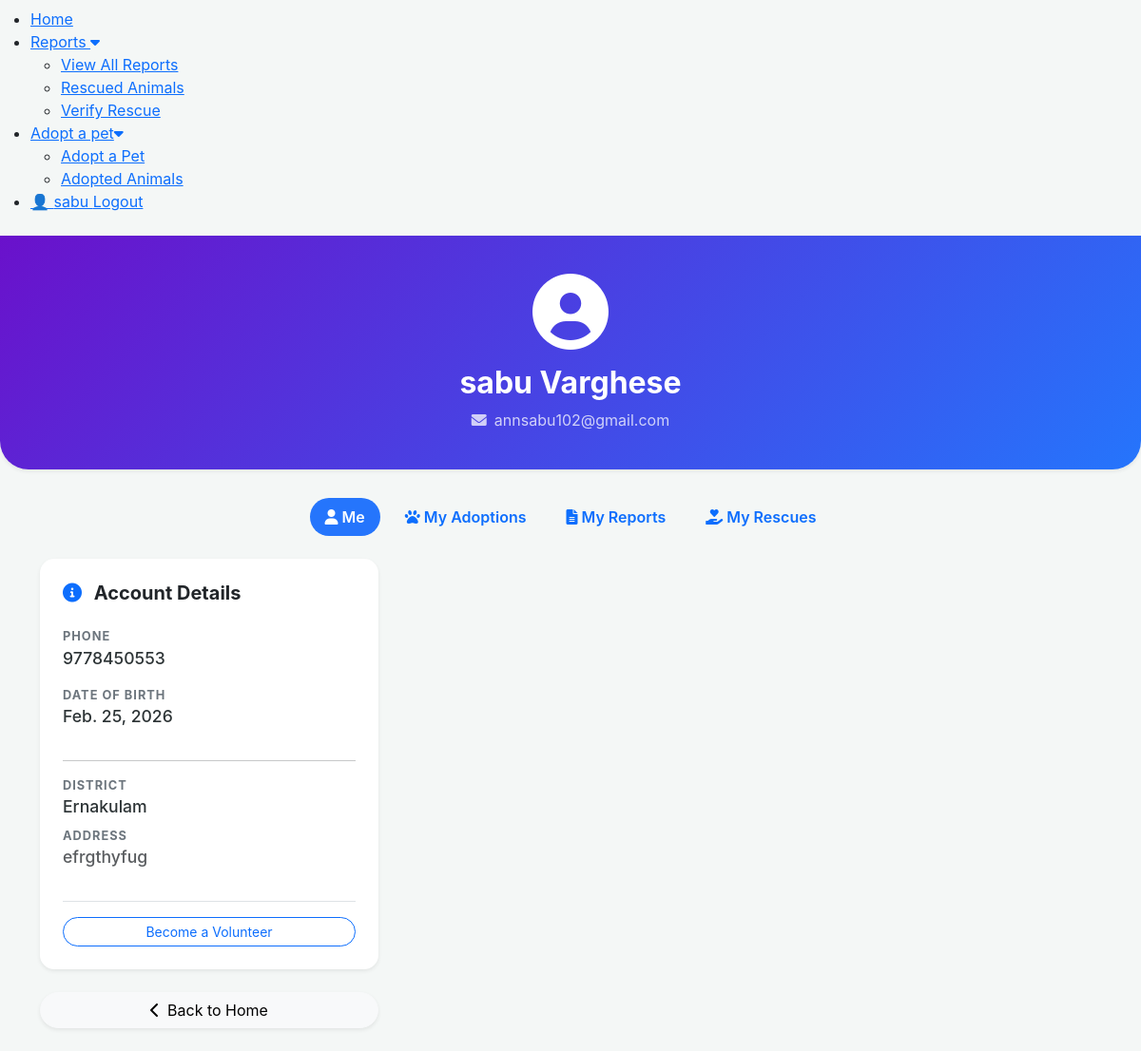
/profile/ (signed in), run on the app's committed database.
### App/models.py (models this page shows, shortened)
class Profile(models.Model):
    user = models.OneToOneField(User, on_delete=models.CASCADE, related_name='profile')
    full_name = models.CharField(max_length=150)
    is_volunteer = models.BooleanField(default=False)
    is_volunteer_pending = models.BooleanField(default=False)
    phone = models.CharField(max_length=15)
    dob = models.DateField(verbose_name="Date of Birth")
    district = models.CharField(max_length=100)
    local_body = models.CharField(
        max_length=100,
        help_text="Name of the Panchayat or Municipality"
    )
    ward_no = models.CharField(max_length=10)
    house_no = models.CharField(max_length=50)
    address = models.TextField(help_text="Full house address/landmark")

### App/views.py (the view)
# urls.py: path('profile/', views.UserProfile, name='UserProfile'),
def UserProfile(request):
    profile = request.user.profile
    user_applications = AdoptionApplication.objects.filter(
        applicant_email=request.user.email
    )
    my_reports = ReportSubmit.objects.filter(
        user=request.user
    ).order_by("-created_at")
    my_rescues = ReportSubmit.objects.filter(
        claimed_by=request.user,
        status="rescued"
    ).order_by("-verified_at")
    return render(request, 'UserProfile.html', {
        "profile": profile,
        "user_applications": user_applications,
        "my_reports": my_reports,
        "my_rescues": my_rescues,
    })

### App/templates/UserProfile.html (shortened to what this page needs)
{% load static %}
{% load static %}
<!DOCTYPE html>
<html lang="en">
<head>
    <link href="https://cdn.jsdelivr.net/npm/bootstrap@5.3.0/dist/css/bootstrap.min.css" rel="stylesheet">
    <link rel="stylesheet" href="https://cdnjs.cloudflare.com/ajax/libs/font-awesome/6.0.0/css/all.min.css">
</head>
<body>
    <nav class="navbar">
        <div class="nav-container">
            <ul class="nav-menu">
                <li><a href="{% url 'Home' %}" class="active">Home</a></li>
                <li class="has-dropdown">
                    <a href="#">Reports <i class="fas fa-caret-down"></i></a>
                    <ul class="dropdown">
                        <li><a href="{% url 'ReportList' %}">View All Reports</a></li>
                        <li><a href="{% url 'RescuedList' %}">Rescued Animals</a></li>
                        <li><a href="{% url 'VerifyRescue' %}">Verify Rescue</a></li>
                    </ul>
                </li>
                <li class="has-dropdown">
                    <a href="#">Adopt a pet<i class="fas fa-caret-down"></i></a>
                    <ul class="dropdown">
                        <li><a href="{% url 'AnimalAdoptList' %}">Adopt a Pet</a></li>
                        <li><a href="{% url 'AdoptedList' %}">Adopted Animals</a></li>
                    </ul>
                </li>
                <li class="user-auth-section">
                    {% if user.is_authenticated %}
                    <div class="user-dropdown">
                        <a href="{% url 'UserProfile' %}" class="profile-link">
                            <span class="icon">👤</span> {{ user.username }}
                        </a>
                        <a href="{% url 'UserLogout' %}" class="logout-btn">Logout</a>
                    </div>
                    {% else %}
                    <a href="{% url 'UserLogin' %}">Login</a>
                    <a href="{% url 'UserRegister' %}" class="register-btn">Register</a>
                    {% endif %}
                </li>
            </ul>
        </div>
    </nav>
    <div class="profile-header shadow-sm text-center">
        <div class="container">
            <div class="mb-3">
                <i class="fas fa-user-circle fa-5x"></i>
            </div>
            <h2 class="fw-bold">{{ profile.full_name }}</h2>
            <p class="opacity-75 mb-0"><i class="fas fa-envelope me-2"></i>{{ user.email }}</p>
        </div>
    </div>
    <div class="container">
        <ul class="nav nav-pills profile-tabs justify-content-center mb-4">
            <li class="nav-item">
                <button class="nav-link active" data-bs-toggle="pill" data-bs-target="#me">
                    <i class="fas fa-user"></i> Me
                </button>
            </li>
            <li class="nav-item">
                <button class="nav-link" data-bs-toggle="pill" data-bs-target="#applications">
                    <i class="fas fa-paw"></i> My Adoptions
                </button>
            </li>
            <li class="nav-item">
                <button class="nav-link" data-bs-toggle="pill" data-bs-target="#reports">
                    <i class="fas fa-file-alt"></i> My Reports
                </button>
            </li>
            <li class="nav-item">
                <button class="nav-link" data-bs-toggle="pill" data-bs-target="#rescues">
                    <i class="fas fa-hand-holding-heart"></i> My Rescues
                </button>
            </li>
        </ul>
        <div class="tab-content">
            <div class="tab-pane fade show active" id="me">
                <div class="row g-4">
                    <div class="col-lg-4">
                        <div class="card shadow-sm p-4 mb-4">
                            <h5 class="fw-bold mb-4">
                                <i class="fas fa-info-circle text-primary me-2"></i>
                                Account Details
                            </h5>
                            <div class="mb-3">
                                <div class="info-label">Phone</div>
                                <div class="info-value">{{ profile.phone }}</div>
                            </div>
                            <div class="mb-3">
                                <div class="info-label">Date of Birth</div>
                                <div class="info-value">{{ profile.dob }}</div>
                            </div>
                            <hr>
                            <div class="mb-2">
                                <div class="info-label">District</div>
                                <div class="info-value text-capitalize">{{ profile.district }}</div>
                            </div>
                            <div class="mb-2">
                                <div class="info-label">Address</div>
                                <div class="info-value small text-muted">{{ profile.address }}</div>
                            </div>
                            <div class="mt-4 pt-3 border-top text-center">
                                {% if profile.is_volunteer %}
                                <span class="badge bg-success-subtle text-success badge-custom w-100 mb-2">
                                    <i class="fas fa-shield-dog me-2"></i>Verified Volunteer
                                </span>
                                {% elif profile.is_volunteer_pending %}
                                <div class="alert alert-warning py-2 small mb-0">
                                    <i class="fas fa-hourglass-half me-1"></i> Volunteer Approval Pending
                                </div>
                                {% else %}
                                <a href="{% url 'VolunteerIns' %}"
                                    class="btn btn-outline-primary btn-sm w-100 rounded-pill">
                                    Become a Volunteer
                                </a>
                                {% endif %}
                            </div>
                        </div>
                        <a href="{% url 'Home' %}" class="btn btn-light w-100 rounded-pill shadow-sm mb-4">
                            <i class="fas fa-chevron-left me-2"></i>Back to Home
                        </a>
                    </div>
                </div>
            </div>
        </div>
    </div>
</body>
</html>

### App/templates/UserProfile.html (style rules this page uses)
body { background-color: #f4f7f6; font-family: 'Inter', sans-serif; }
.profile-header { background: linear-gradient(135deg, #6a11cb 0%, #2575fc 100%); color: white; padding: 40px 0; border-radius: 0 0 30px 30px; margin-bottom: 30px; }
.card { border: none; border-radius: 15px; transition: transform 0.2s; }
.info-label { color: #6c757d; font-size: 0.8rem; text-transform: uppercase; letter-spacing: 1px; font-weight: 700; }
.info-value { font-size: 1.1rem; color: #2d3436; font-weight: 500; }
.profile-tabs .nav-link { border-radius: 30px; font-weight: 600; margin: 0 5px; }
.profile-tabs .nav-link.active { background: #2575fc; }

### data on the page
Profile: full_name "sabu Varghese", phone "9778450553", dob "Feb. 25, 2026", district "Ernakulam", address "efrgthyfug"

### other printed values
{{ user.username }} "sabu"
{{ user.email }} "annsabu102@gmail.com"
